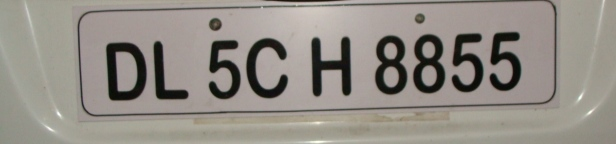
%> input picture Plate-Detection/p1/image1.jpg, 616 x 144 px
$ octave p3.m   (GNU Octave 9; MATLAB toolbox functions it lacks are replaced by stand-ins)
%> lines starting %> are read from the running program, lines starting %| are printed output that depends on the picture; in (x1, y1, x2, y2) boxes, pixels count from 0 and x2, y2 are one past the last pixel; in counts of white or black regions, pixels touching at a corner belong together; the program's own positions count from 1
[file, path] = uigetfile({'*.jpg;*.bmp;*.png;*.tif'}, 'Choose Your Plate !');
%> the answer given: p1/image1.jpg
plate =[path,file];
picture = imread(plate);
%> picture is the input picture: size 144x616x3 uint8; mean R, G, B 146.4, 141, 133.6
picture=imresize(picture,[600 800]);
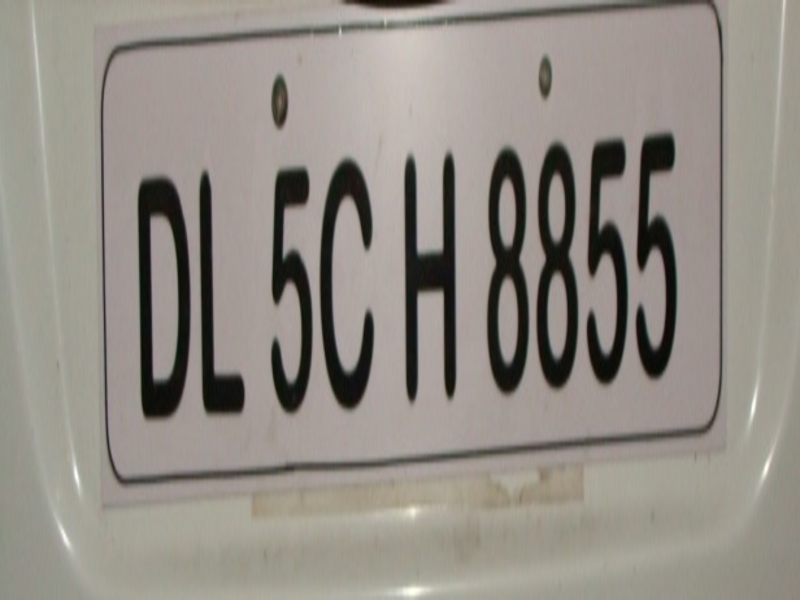
%> picture: size 600x800x3 uint8; mean R, G, B 146.4, 141, 133.6
picture = rgb2gray(picture);
%> picture: size 600x800 uint8
threshold = graythresh(picture);
%> threshold = 0.38
picture = ~imbinarize(picture, threshold-0.017);
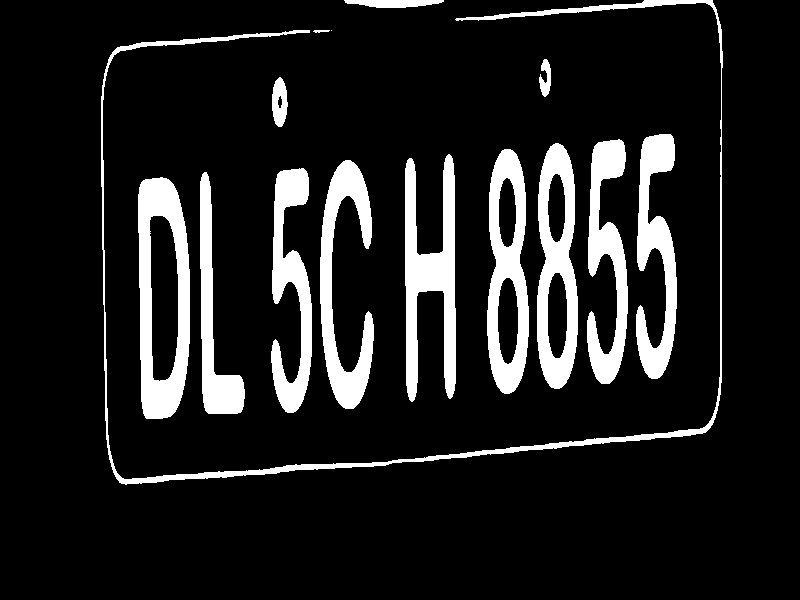
%> picture: size 600x800 logical; 12.3% white; 15 white regions (1 under 20 px), largest, box (x1, y1, x2, y2) and area: (138, 177, 190, 419) 7064, (101, 0, 723, 485) 6861, (405, 154, 456, 402) 6474
width = 600;
length = 800;

picture = bwareaopen(picture, 150);
background = bwareaopen(picture, 1700);
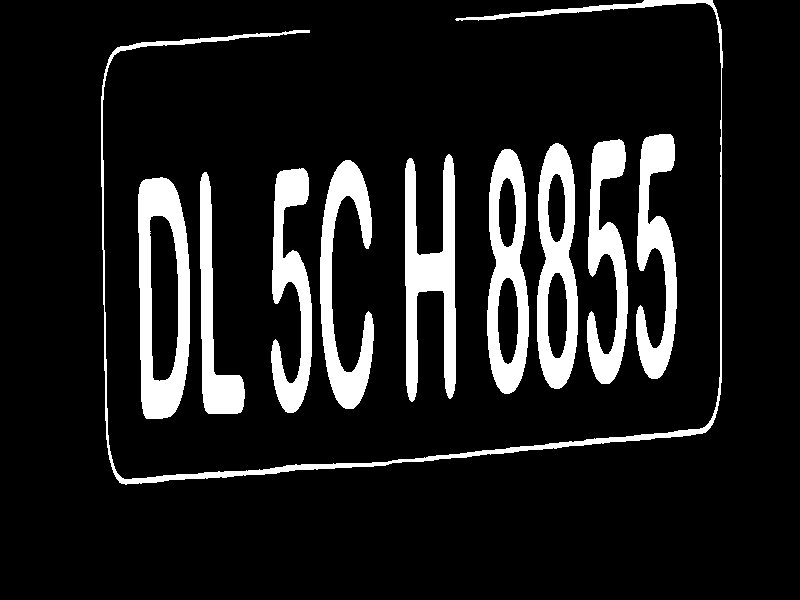
%> background: size 600x800 logical; 11.9% white; 10 white regions, largest, box (x1, y1, x2, y2) and area: (138, 177, 190, 419) 7064, (101, 0, 723, 485) 6861, (405, 154, 456, 402) 6474

picture = picture - background;
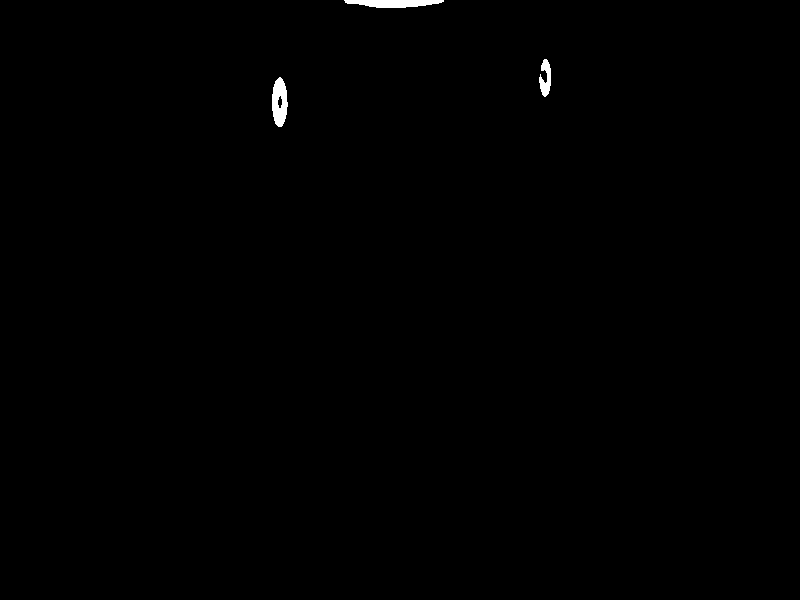
%> picture: size 600x800 double; values 0 (black) and 1 (white), 0.3% white; 3 white regions, box (x1, y1, x2, y2) and area: (344, 0, 444, 8) 601, (272, 77, 288, 127) 575, (539, 59, 551, 97) 285

maxRowChanges = 0;
maxColsChange = 0;
yMaxChange = 1;
xMaxChange= 1;
rowsChangesCount = zeros(1, width);
colsChangeCount = zeros(1, length);

for i=1: width
    changesCount = 0;
    for j=1: length - 1
        if picture(i, j + 1) ~= picture(i, j)
            changesCount = changesCount + 1;
        end
    end
    rowsChangesCount(i) = changesCount;
    if changesCount > maxRowChanges && i > 340 && i < 500
        maxRowChanges = changesCount;
        yMaxChange = i;
    end
end
%> after the loop, maxRowChanges = 0; rowsChangesCount = 600 values, max 6 at index 78, min 0 at index 9, mean 0.393; yMaxChange = 1

yDown = width - 100;
yTop = 100;

xRight = length - 100;
xLeft = 100;

for i=100: yMaxChange
    if abs(maxRowChanges - rowsChangesCount(i)) < 20 && yMaxChange - i < 50
        yTop = i;
        break;
    end
end
%> this loop made 0 passes
%> after the loop, yTop = 100

for i=width - 100:-1: yMaxChange
    if abs(maxRowChanges - rowsChangesCount(i)) < 20 && i - yMaxChange < 50
        yDown = i;
        break;
    end
end
%> this loop made 451 passes
%> i on passes 1 to 3: 500, 499, 498
%> after the loop, yDown = 50

for j=1: length
    changesCount = 0;
    for i=1: width - 1
        if picture(i + 1, j) ~= picture(i, j)
            changesCount = changesCount + 1;
        end
    end
    colsChangeCount(i) = changesCount;
    if changesCount > maxColsChange && j > 300 && j < 400
        maxColsChange = changesCount;
        xMaxChange = j;
    end
end
%> after the loop, colsChangeCount = 800 values from 0 to 0; maxColsChange = 1; xMaxChange = 345

for j=220: xMaxChange
    if abs(maxColsChange - colsChangeCount(j)) < 30 && xMaxChange - j < 230
        xLeft = j;
        break;
    end
end
%> this loop made 1 pass
%> (j, xLeft) on pass 1: (220, 220)

for j=length - 200:-1: xMaxChange
    if abs(maxColsChange - colsChangeCount(j)) < 30 && j - xMaxChange < 300
        xRight = j;
        break;
    end
end
%> this loop made 1 pass
%> (j, xRight) on pass 1: (600, 600)

deltaY = yDown - yTop;
%> deltaY = -50

if deltaY < 60
    yDown = yDown + 80 - deltaY;
%> yDown = 180
end

plate = picture(yTop:yDown,xLeft:xRight);
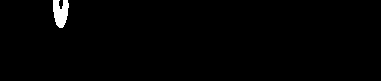
%> plate: size 81x381 double; values 0 (black) and 1 (white), 1.1% white; 1 white region

picture = plate;

imshow(picture);

[L,Ne]=bwlabel(picture);
%> Ne = 1
propied=regionprops(L,'BoundingBox');
%> propied = 1 region; box (x1, y1, x2, y2): (53, 0, 69, 28)
hold on
for n=1:size(propied,1)
    rectangle('Position',propied(n).BoundingBox,'EdgeColor','g','LineWidth',2)
end
%> this loop made 1 pass
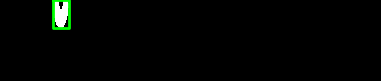
%> figure redrawn from the program's plot data
hold off

load mapsetfa;
totalLetters=size(MAPFA,2);
final_output=[];
t=[];
for n=1:Ne
    [r,c]=find(L==n);
    Y=picture(min(r):max(r),min(c):max(c));
    ro=zeros(1,totalLetters);
    for k=1: totalLetters
        [row, col] = size(MAPFA{1,k});
        Y = imresize(Y, [row, col]);
        ro(k) = corr2(MAPFA{1,k},Y);
    end
    [MAXRO,pos]=max(ro);
    if MAXRO>.45
        out=cell2mat(MAPFA(2,pos));
        final_output=[final_output out];
    end
end
%> this loop made 1 pass
%> (MAXRO, pos, out, final_output) on pass 1: (0.545, 19, '۷', '۷')
%> after the loop, ro = 21 values, max 0.545 at index 19, min -0.148 at index 20, mean 0.118

file = fopen('number_Plate.txt', 'wt');
fprintf(file,'%s\n',final_output);
fclose(file);
winopen('number_Plate.txt')
